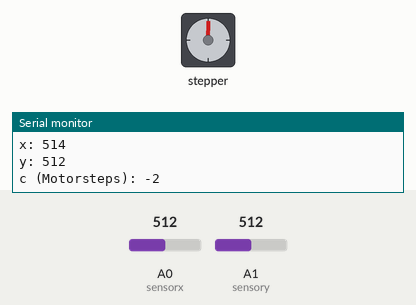
Recording of a sketch running on a simulated Arduino Uno, built with avr-gcc and run on an emulated ATmega328P. Shown: stepper motor, the last lines printed to the serial monitor. Inputs (shaded band) come from the test bench; at power-on: A1 (sensory) = 512, A0 (sensorx) = 512. Stepper angles assume 2048 steps per turn.

Above: at 1.2 s.
1.3 s: A1 (sensory) set to 716
At 3.8 s:
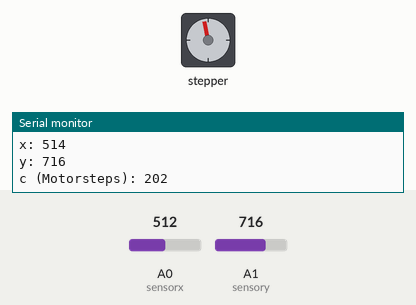
7.3 s: A0 (sensorx) set to 716
At 10.2 s:
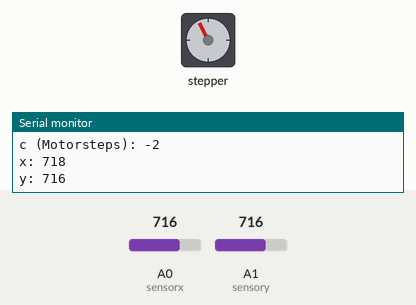
10.3 s: A1 (sensory) set to 900
At 12.85 s:
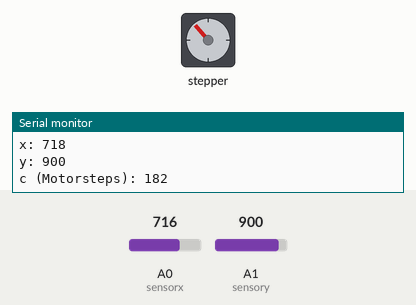
13.3 s: A1 (sensory) set to 511
Timing chart, 0 to 30.7 s (numbered marks = the images above; inputs shaded):
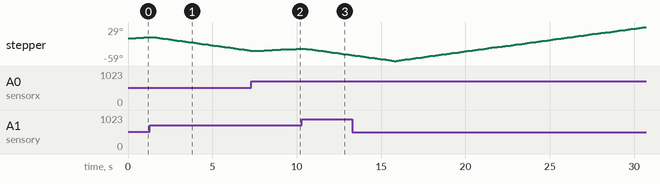

The sketch:

2024.06.28.ino
```cpp
  #include <Stepper.h>
int SPU = 2048;
Stepper Motor(SPU, 3,5,4,6);

int c; //Steps
int e=1; //Motor Speed
int messwertx;
int messwerty;
int n=0; //Variable für LOOP
int sensorx=A0;
int sensory=A1;
int r; //Reset
int x; //Variable für MapFunktion 1
int y; //Variable für MapFunktion 2

void setup() {
  Serial.begin(9600);

  Motor.setSpeed(e);
}

void loop() {

  //for (n<240; n=n+1;) {
    messwertx=analogRead(sensorx);
    messwerty=analogRead(sensory);
    //x=map(messwertx, 1, 1023, 2048, 0);
    //y=map(messwerty, 1, 1023, 2048, 0);
    //Auswerten der beiden Sensoren
    x=messwertx;
    y=messwerty;

    x=x+2;

    if (x == y) {// x genauso groß wie y
      c=0;
    }
    if (x > y) {// x größer als y
      c=y-x;
    }
    if (x < y) {// x kleiner als y
      c=y-x;
    }
    //Umrechung der Sensoren

    Serial.print("x: ");
    Serial.println(x);
    Serial.print("y: ");
    Serial.println(y);
    Serial.print("c (Motorsteps): ");
    Serial.println(c);
    //Werte anzeigen auf seriellem Monitor
    delay(100);

    r=r+c;
    if (r > 2048) {// Überprüfe ob m größer als 2048 ist, wenn ja rechne m - 2048, damit der Motor nicht das Kabel aufwickelt.
      Motor.step(2048);
    }
    if (r < -2048) {// Überprüfe ob m größer als 2048 ist, wenn ja rechne m + 2048, damit der Motor nicht das Kabel aufwickelt.
      Motor.step(-2048);
    }
    c=c*(-1);
    Motor.step(c); //Motor stepping
 // }
}
```
